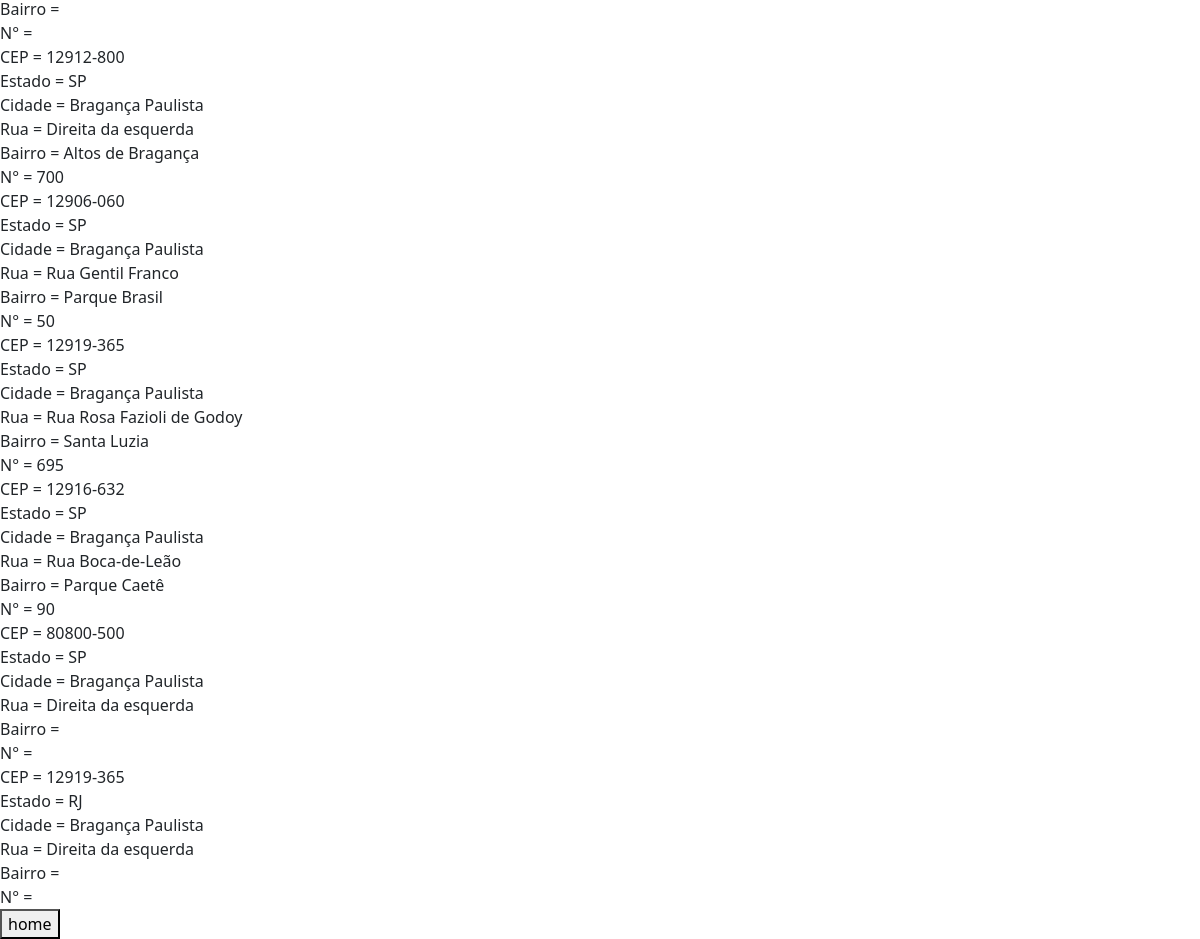
/listagem-enderecos/ (lower part), run on an earlier commit of the app's database.
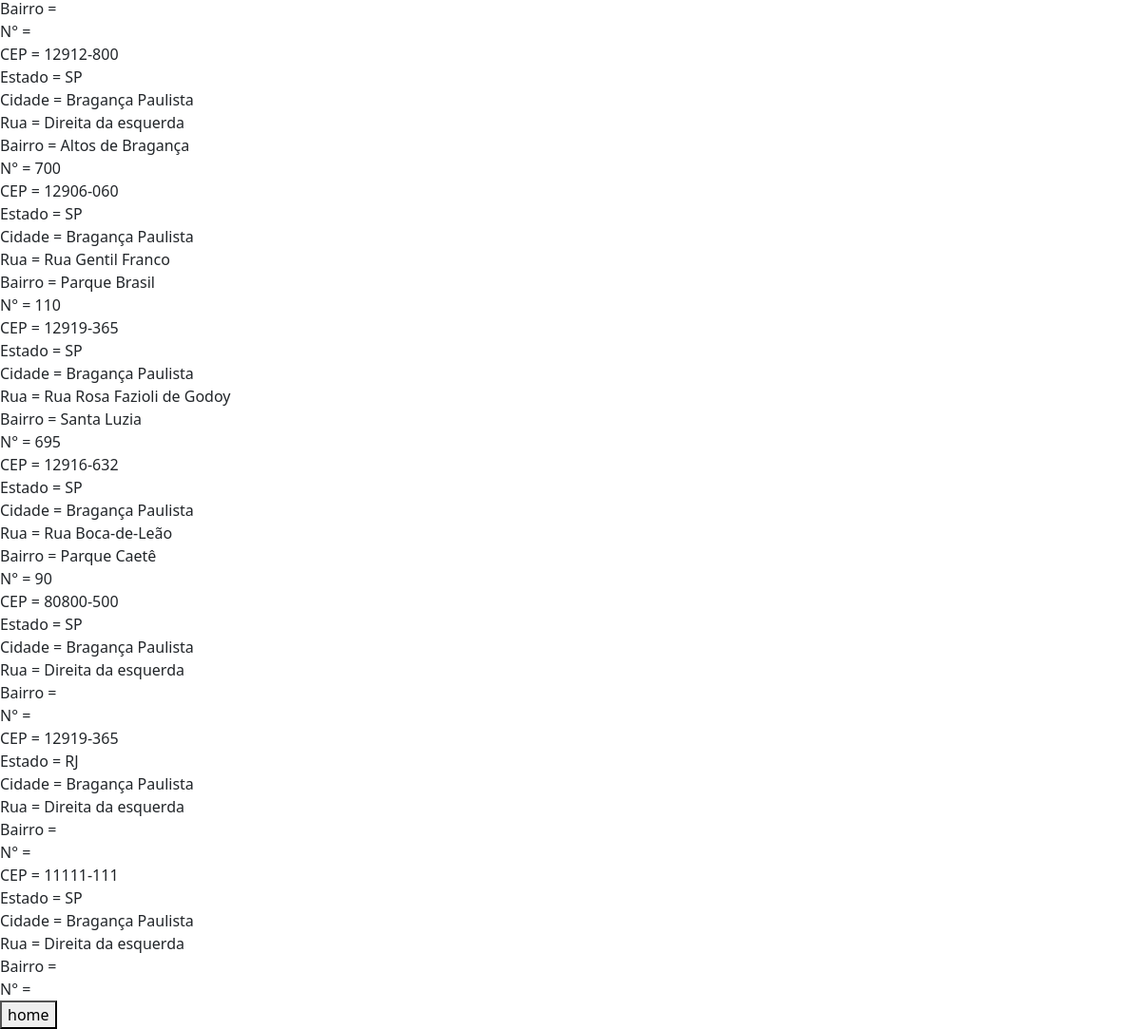
And on a later commit of the database.
### core/models.py (models this page shows, shortened)
class Endereco(models.Model):
    cep = models.CharField(max_length=100, verbose_name='CEP')
    estado = models.CharField(max_length=2, verbose_name='Estado')
    cidade = models.CharField(max_length=100, verbose_name='Cidade')
    rua = models.CharField(max_length=100, verbose_name='Rua')
    bairro = models.CharField(max_length=100, blank=True, null=True, verbose_name='Bairro')
    numero = models.IntegerField(blank=True, null=True, verbose_name='Número')
    class Meta:
        verbose_name_plural = 'Endereço'

### core/views.py (the view)
# urls.py: path('listagem-enderecos/', listagem_enderecos, name='url_listagem_enderecos'),
def listagem_enderecos(request):
    dados = Endereco.objects.all()
    contexto = {'dados': dados}
    return render(request, 'core/listagem_enderecos.html', contexto)

### core/templates/core/listagem_enderecos.html (shortened to what this page needs)
{% extends 'base.html' %}
{% load static %}
{% block main %}
<h3>Listagem endereços</h3> <br>
{% for i in dados %}
    CEP = {% if i.cep %} {{ i.cep }} {% endif %} <br>
    Estado = {% if i.estado %} {{ i.estado }} {% endif %} <br>
    Cidade = {% if i.cidade %} {{ i.cidade }} {% endif %} <br>
    Rua = {% if i.rua %} {{ i.rua }} {% endif %} <br>
    Bairro = {% if i.bairro %} {{ i.bairro }} {% endif %} <br>
    N° = {% if i.numero %} {{ i.numero }} {% endif %} <br>
{% endfor %}
<button onclick="window.location.href='/'">home</button>
{% endblock %}

What changed in the data, as far as the page shows it:
changed Endereco "Rua Gentil Franco": numero "50" → "110"
added Endereco: cep "11111-111", estado "SP", cidade "Bragança Paulista", rua "Direita da esquerda"
